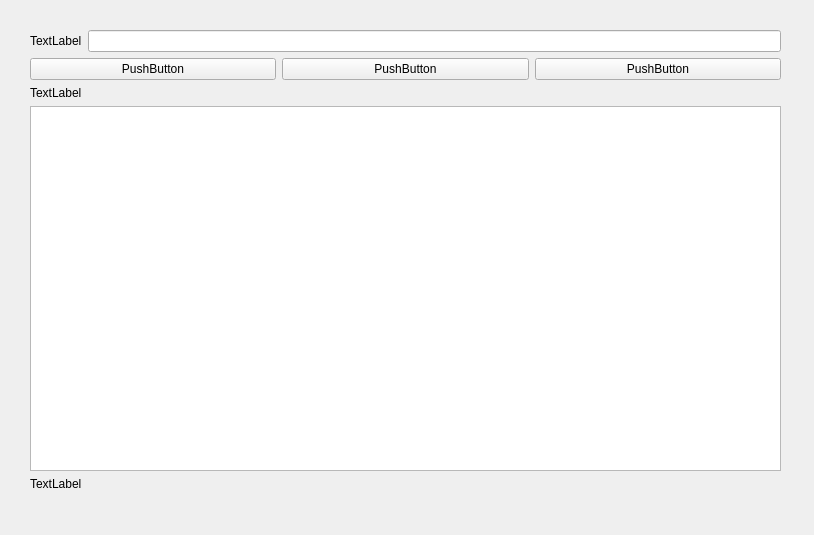
<?xml version="1.0" encoding="UTF-8"?>
<ui version="4.0">
 <class>flight_inquiry_flightID</class>
 <widget class="QWidget" name="flight_inquiry_flightID">
  <property name="geometry">
   <rect>
    <x>0</x>
    <y>0</y>
    <width>814</width>
    <height>535</height>
   </rect>
  </property>
  <property name="windowTitle">
   <string>Form</string>
  </property>
  <widget class="QWidget" name="">
   <property name="geometry">
    <rect>
     <x>30</x>
     <y>30</y>
     <width>751</width>
     <height>461</height>
    </rect>
   </property>
   <layout class="QVBoxLayout" name="verticalLayout_2">
    <item>
     <layout class="QVBoxLayout" name="verticalLayout">
      <item>
       <layout class="QHBoxLayout" name="horizontalLayout">
        <item>
         <widget class="QLabel" name="hint_label">
          <property name="text">
           <string>TextLabel</string>
          </property>
         </widget>
        </item>
        <item>
         <widget class="QLineEdit" name="flighID_lineEdit"/>
        </item>
       </layout>
      </item>
      <item>
       <layout class="QHBoxLayout" name="horizontalLayout_2">
        <item>
         <widget class="QPushButton" name="Confirm_pushButton">
          <property name="text">
           <string>PushButton</string>
          </property>
         </widget>
        </item>
        <item>
         <widget class="QPushButton" name="Back_pushButton">
          <property name="text">
           <string>PushButton</string>
          </property>
         </widget>
        </item>
        <item>
         <widget class="QPushButton" name="Cancel_pushButton">
          <property name="text">
           <string>PushButton</string>
          </property>
         </widget>
        </item>
       </layout>
      </item>
      <item>
       <widget class="QLabel" name="flightInfo_label">
        <property name="text">
         <string>TextLabel</string>
        </property>
       </widget>
      </item>
      <item>
       <widget class="QTableView" name="tableView"/>
      </item>
     </layout>
    </item>
    <item>
     <widget class="QLabel" name="UserStatus">
      <property name="text">
       <string>TextLabel</string>
      </property>
     </widget>
    </item>
   </layout>
  </widget>
 </widget>
 <resources/>
 <connections/>
</ui>
